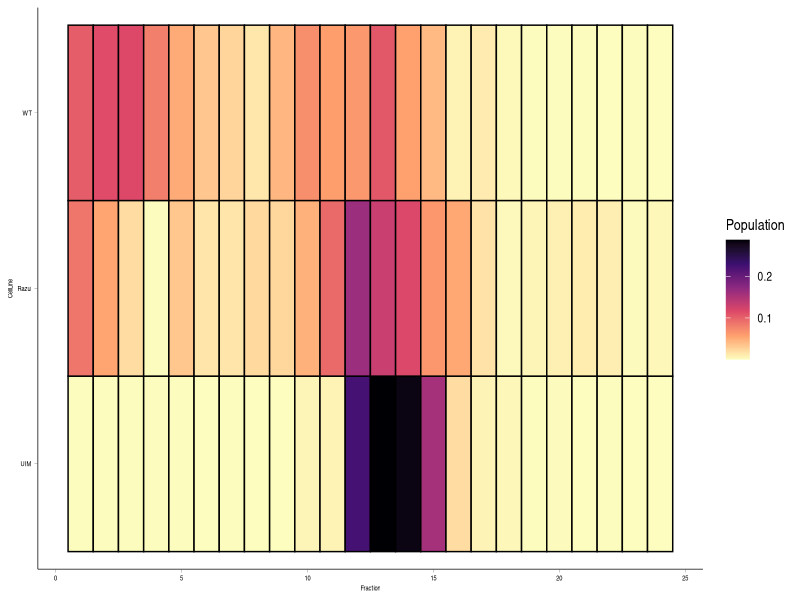
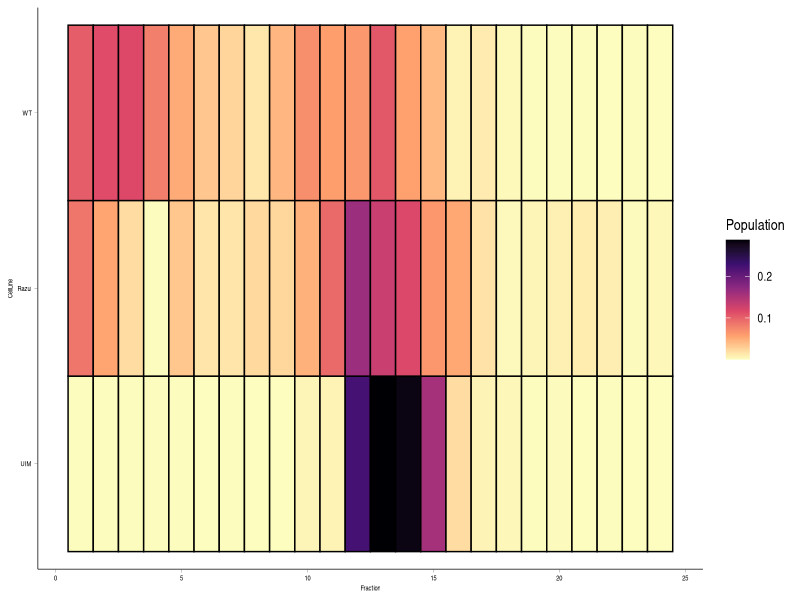
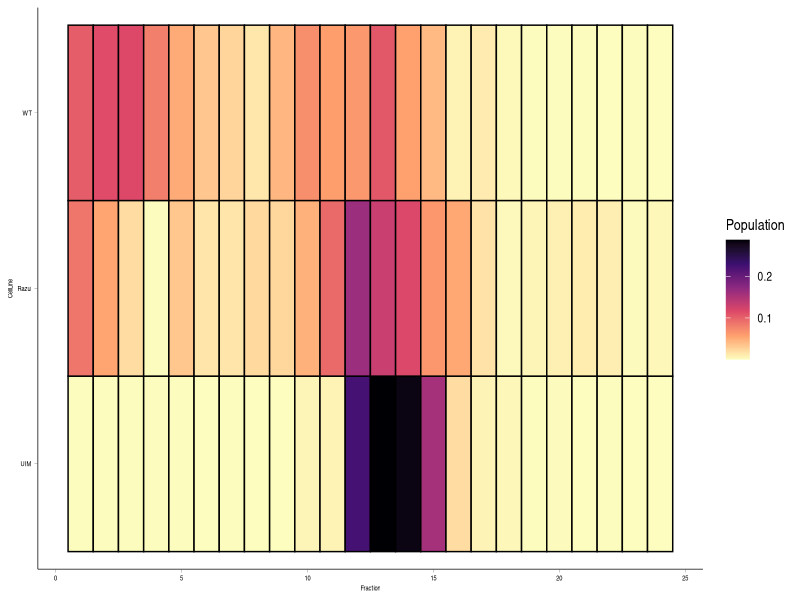

The R script that drew these images, in order:

#GlycerolGradient_Heatmap Script
#Rithik Castelino (Walters Lab, NCI)
#Designed for ∆UIM Manuscript, taking in pixel intensity of western blots for varying proteasomal subunits after HCT116 Cell Lysates (WT, ∆UIM, and ∆RAZUL)
#were separated by a glycerol gradient.

#Loading in packages
if(!require(tidyverse)) { install.packages("tidyverse"); library(tidyverse)}
if(!require(ggpubr)) { install.packages("ggpubr"); library(ggpubr)}

#Loading in Data
raw_data <- read.csv("Input/20241020_GlycerolGradient_Figure2.csv")

#Subtracting Background & Finding % of Lane
Processed_data_Rpn10_WT <- raw_data %>% 
  filter(., (CellLine == "WT" & Protein == "Rpn10")) %>% 
  mutate(., Population = Value/sum(Value))

Processed_data_Rpn10_deltaRAZUL <- raw_data %>% 
  filter(., (CellLine == "Razul" & Protein == "Rpn10")) %>% 
  mutate(., Population = Value/sum(Value))

Processed_data_Rpn10_deltaUIM <- raw_data %>% 
  filter(., (CellLine == "UIM" & Protein == "Rpn10")) %>% 
  mutate(., Population = Value/sum(Value))

Processed_data_ECPAS <- rbind(Processed_data_Rpn10_WT, Processed_data_Rpn10_deltaUIM, Processed_data_Rpn10_deltaRAZUL)

Data_toplot <- Processed_data_ECPAS %>% 
  mutate(., CellLine = factor(CellLine, levels = c("UIM", "Razul", "WT")))

Rpn10 <- ggplot(data = Data_toplot, aes(y=CellLine, x=Lane, fill=Population)) +
  theme_classic() +
  geom_tile(color = "black", linewidth = 0.5) +
  #scale_fill_gradient2(low = '#fdfefe', mid = "#fdca69", high="#ff0000", midpoint=0.17) +
  scale_fill_viridis_c(option = "magma", direction = -1, na.value = "white") +
  labs(x="Fraction") +
  theme(axis.text = element_text(size=5, colour = "black"), 
        axis.title = element_text(size=5, colour = "black"), 
        axis.title.x = element_text(margin = margin(t = 2)),
        axis.title.y = element_text(margin = margin(r = 2)),
        axis.line = element_line(size = 0.25, colour = "black"),
        axis.ticks.length = unit(0.087, "cm"),
        axis.ticks = element_line(size = 0.087),
        text = element_text(family="Arial Narrow"),
        plot.background = element_blank(), panel.background = element_rect(fill = 'transparent'), 
        legend.background = element_rect(fill='transparent'))
Rpn10
ggsave("./Output/Rpn8.svg", Rpn10)
ggsave("./Output/Rpn8.tiff", Rpn10)
